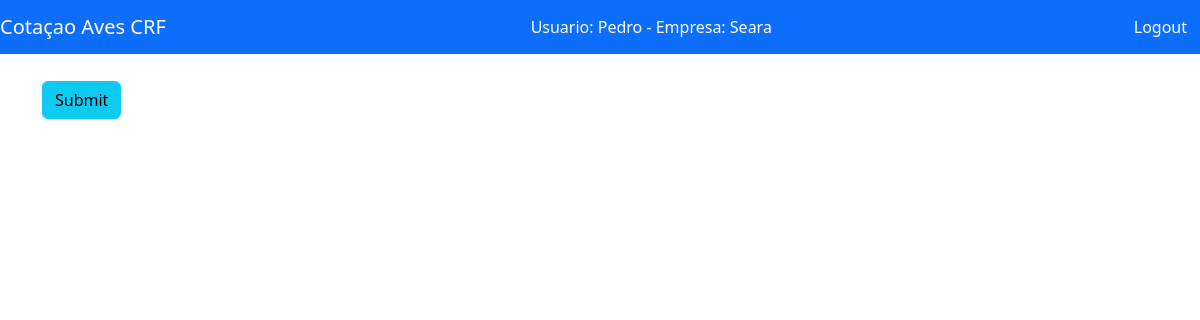
The page /cotacao/4 (signed in) on the database as committed earlier.
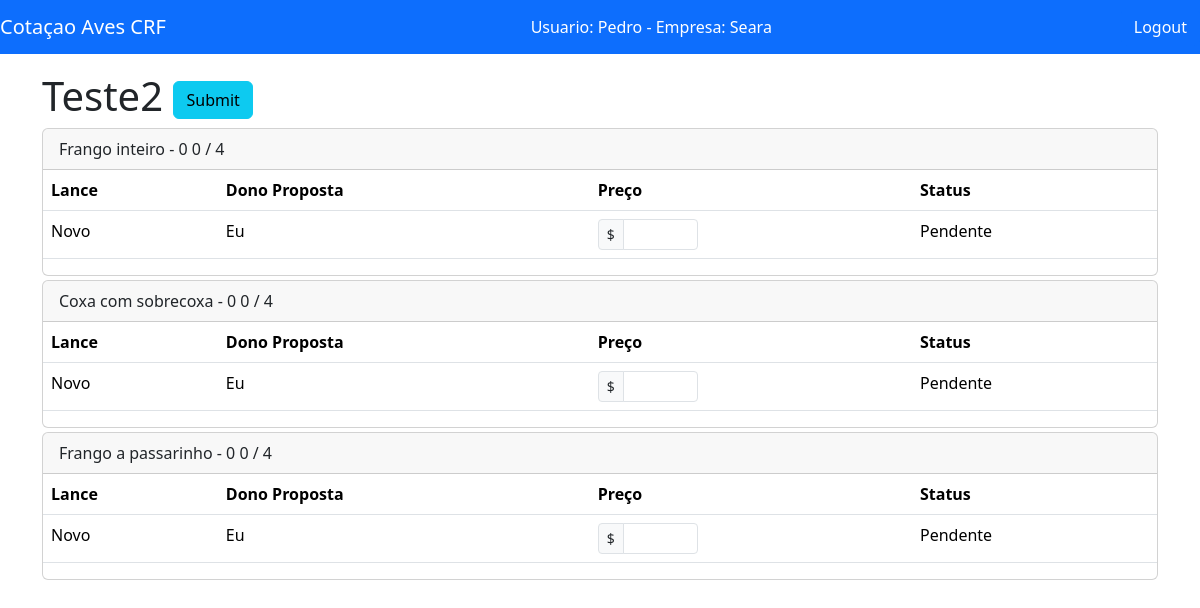
The same page on the database as committed later.
### appCotacao/models.py (models this page shows, shortened)
class Projeto(models.Model):
    nome = models.CharField(max_length=200, unique=True)
    start = models.DateTimeField()
    fim = models.DateTimeField(null=True)
    fornecedor = models.ManyToManyField(Fornecedor)
    produto = models.ManyToManyField(Produto)

class Produto(models.Model):
    descricao = models.CharField(max_length=100, unique=True)

class Estrutura(models.Model):
    OPCOES_STATUS =(
        ('1', 'Cotando'),
        ('2', 'Aceitar ou Recusar'),
        ('3', 'Finalizado'),
        ('5', 'Finalizado sem acordo'),
    )
    projeto = models.ForeignKey(Projeto, on_delete=models.CASCADE)
    produto = models.ForeignKey(Produto, on_delete=models.CASCADE)
    fornecedor = models.ForeignKey(Fornecedor, on_delete=models.CASCADE)
    status = models.CharField(max_length=1, null=True, choices=OPCOES_STATUS)
    volume = models.IntegerField(null=True)
    lances = models.ManyToManyField(Lance)
    total_lances = models.SmallIntegerField(default=4)
    class Meta:
        unique_together  = [["produto", "fornecedor", "projeto"]]

### appCotacao/views.py (the view, shortened to what this page needs)
# urls.py: path('cotacao/<int:projeto_id>', views.Cotacao.as_view(), name="cotacao"),
class Cotacao(ListView):
    model = Estrutura
    template_name = 'appCotacao/cotacao.html'
    def get_queryset(self) -> QuerySet[Any]:
        qr = super().get_queryset()
        projeto_id = self.kwargs['projeto_id']
        try:
            fornecedor = Fornecedor.objects.get(pk=self.kwargs['fornecedor_id'])
        except KeyError:
            fornecedor = self.request.user.fornecedor # type: ignore
        return qr.filter(fornecedor=fornecedor, projeto_id=projeto_id)
    def get_context_data(self, **kwargs: Any):
        contexto =  super().get_context_data(**kwargs)
        cotacao = CotacaoCore(contexto['object_list'], self.request.user)
        context = {
            'dados': cotacao,
        }
        return context

### appCotacao/core/apoio.py (called while the page is built)
    def __str__(self) -> str:
        return self.name

### appCotacao/templates/appCotacao/cotacao.html (shortened to what this page needs)
{% extends 'appCotacao/base.html' %}
{% load removespaces %}
{% block ativarangular %}ng-app="app"{% endblock %}
{% block content %}
<form method="post" action="">
    <h1>{{ dados.projeto.nome }}
        <input class="btn btn-info" type="submit" value="Submit" id="methodForm">
      </h1>
    {% for cotacao in dados.cotacoes %}
    <div class="card mb-1" ang-cotacao-produto>
        <div class="card-header">
            {{cotacao.produto}} -
          <span id='status-card'>{{ cotacao.status }}</span>
          <span>{{cotacao.qtd_lances}} / {{ cotacao.qtd_max_lances }}</span>
        </div>
      <table class="table">
        <thead>
          <tr>
            <th scope="col">Lance</th>
            <th scope="col">Dono Proposta</th>
            <th scope="col">Preço</th>
            <th scope="col">Status</th>
          </tr>
        </thead>
        <tbody>
          {% if cotacao.acesso <= 3 %}
            <tr id="novo-lance" class="{{ cotacao.acesso }}" >
              <td>Novo</td>
              <td>Eu</td>
              <td>
              <div id="entrada" class="input-group input-group-sm col-sm-10" style="width: 100px;">
                  <span class="input-group-text">$</span>
                  <input type="text" name="input-resposta-{{cotacao.id}}" class="form-control input-custo" pattern="^([0-9]+)(,[0-9]{1,2})?$"/>
              </div>
              </td>
              <td><span>Pendente</span></td>
            </tr>
            {% endif %}
        </tbody>
      </table>
    </div>
    {% endfor %}
 </form>
 {% endblock %}

Rows that differ between the two databases and show on the page:
now on this page (row unchanged): Projeto: projeto.nome "Teste2"
now on this page (row unchanged): Produto: produto "Frango inteiro"
added Estrutura: status "0"
now on this page (row unchanged): Produto: produto "Coxa com sobrecoxa"
added Estrutura: status "0"
now on this page (row unchanged): Produto: produto "Frango a passarinho"
added Estrutura: status "0"
Other text that changed with them:
new list line: "- 0 / 4 Lance Dono Proposta Preço Status Novo Eu $  Pendente"
